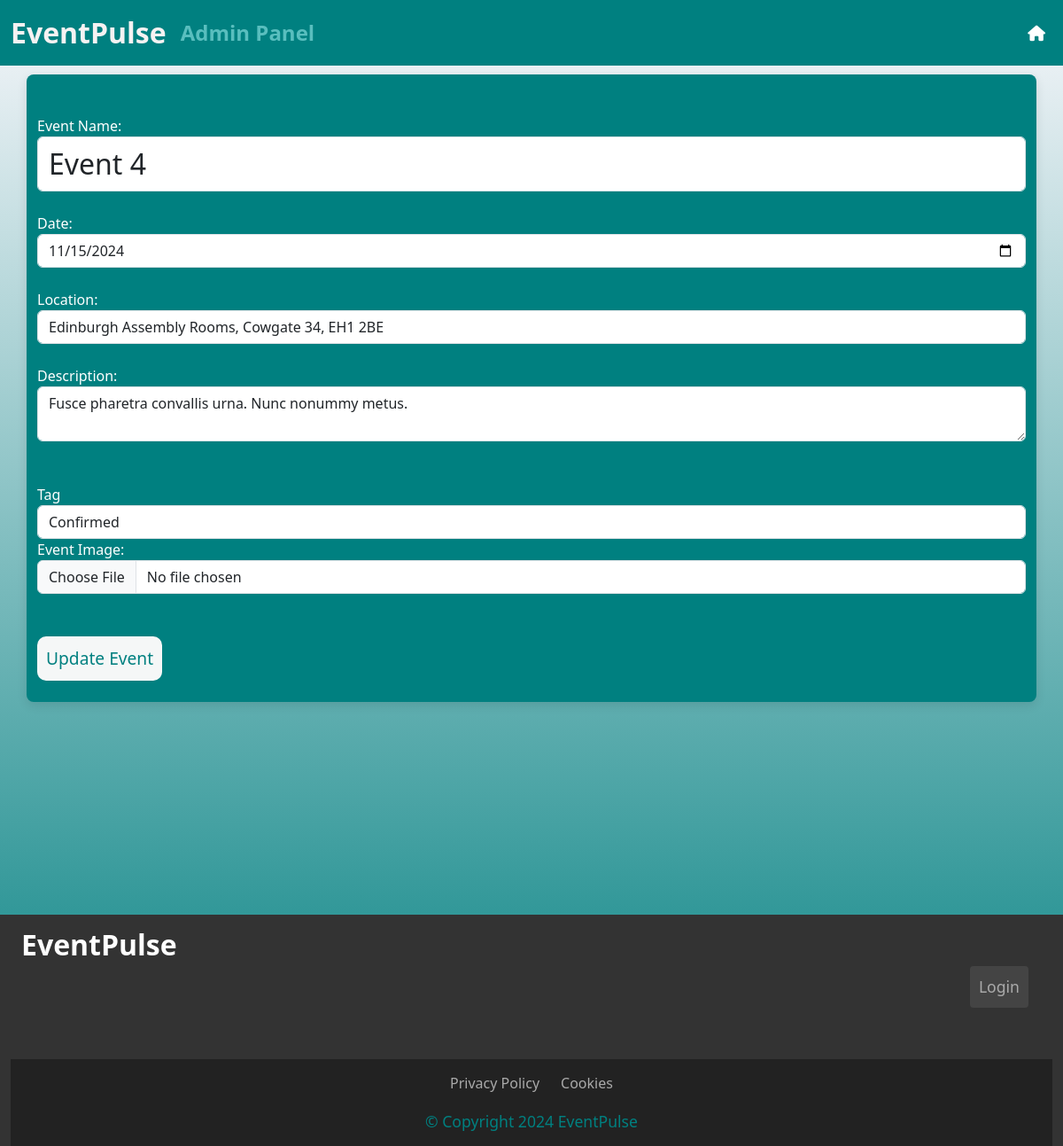
Page /events/edit/7 on the earlier database version.
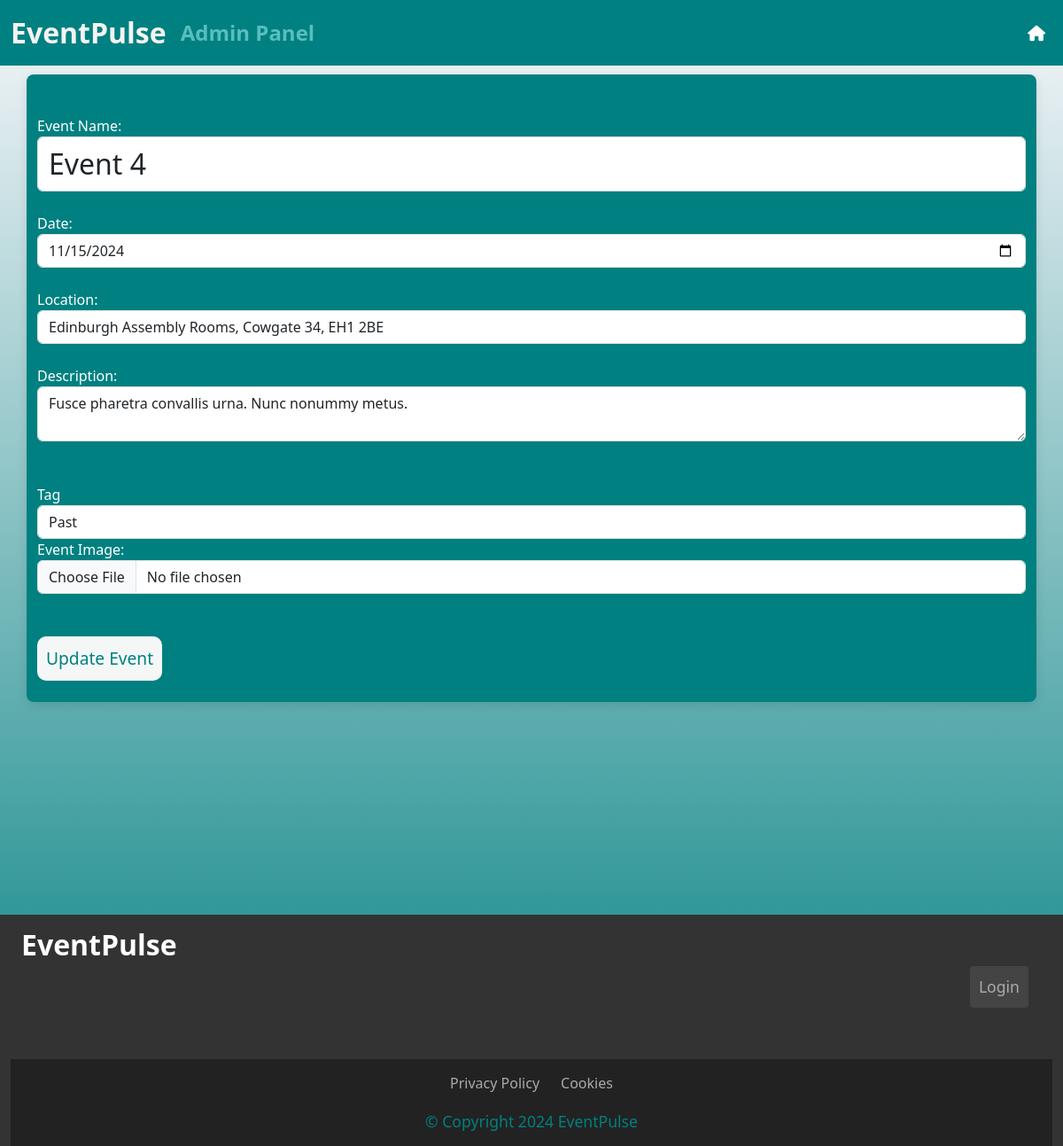
Same page on the later database version.
### app.py (models this page shows)
class Event(db.Model):
    eventId = db.Column(db.Integer, primary_key=True)
    eventName = db.Column(db.String(100), nullable=False)
    description = db.Column(db.Text)
    date = db.Column(db.Date, nullable=False)
    location = db.Column(db.String(100), nullable=False)
    tag = db.Column(db.Enum(EventStatus), nullable=False)
    image_url = db.Column(db.String(255), nullable=True)
    votes = db.Column(db.Integer, default=0)

### app.py (the view, shortened to what this page needs)
@app.route('/events/edit/<int:event_id>', methods=['GET', 'POST'])
def edit_event(event_id):
    event = Event.query.get_or_404(event_id)
    return render_template('edit_event.html', event=event, EventStatus=EventStatus)

### app.py (called while the page is built)
@app.before_request
def update_event_tags():
    db.create_all()
    today = date.today()
    events_to_update = Event.query.filter(
        Event.date < today,
        Event.tag.in_([EventStatus.Proposed, EventStatus.Confirmed])
    ).all()
    for event in events_to_update:
        event.tag = EventStatus.Past  # Change the tag to 'Past'
    db.session.commit()

### templates/edit_event.html (shortened to what this page needs)
{% extends 'base.html' %}
{% block content %}
<div class="container addEventContainer">
    <h2>Edit Event</h2>
    <form method="post" enctype="multipart/form-data">
        <label for="eventName">Event Name:</label><br>
        <input type="text" id="eventName" name="eventName" class="form-control" value="{{ event.eventName }}"
            required><br>
        <label for="date">Date:</label><br>
        <input type="date" id="date" name="date" class="form-control" value="{{ event.date }}" required><br>
        <label for="location">Location:</label><br>
        <input type="text" id="location" name="location" class="form-control" value="{{ event.location }}" required><br>
        <label for="description">Description:</label><br>
        <textarea id="description" name="description" class="form-control">{{ event.description }}</textarea><br><br>
        <div class="form-group">
            <label for="tag">Tag</label>
            <select class="form-control" id="tag" name="tag" required>
                {% for status in EventStatus %}
                <option value="{{ status.name }}" class="form-control" {% if event.tag==status %}selected{% endif %}>{{
                    status.value }}</option>
                {% endfor %}
            </select>
        </div>
        <label for="image">Event Image:</label><br>
        <input type="file" id="image_url" name="image_url" class="form-control" accept="image/*"><br><br>
        <input type="submit" class="btn-add" value="Update Event"><br><br>
    </form>
</div>
{% endblock %}

Differences in the rows shown:
changed Event "Event 4": tag "Confirmed" → "Past"
